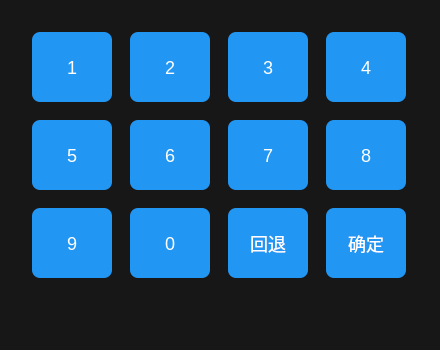
<?xml version="1.0" encoding="UTF-8"?>
<ui version="4.0">
 <class>Form_passwd</class>
 <widget class="QWidget" name="Form_passwd">
  <property name="geometry">
   <rect>
    <x>0</x>
    <y>0</y>
    <width>440</width>
    <height>350</height>
   </rect>
  </property>
  <property name="minimumSize">
   <size>
    <width>440</width>
    <height>350</height>
   </size>
  </property>
  <property name="maximumSize">
   <size>
    <width>440</width>
    <height>350</height>
   </size>
  </property>
  <property name="windowTitle">
   <string>Form</string>
  </property>
  <property name="styleSheet">
   <string notr="true">QPushButton {
    background-color: #2196F3;   /* 默认蓝色 */
    color: white;                /* 字体颜色 */
    border: none;
    border-radius: 8px;          /* 圆角可选 */
    font-size: 18px;             /* 字体大小可选 */
}
QPushButton:pressed {
    background-color: #1565C0;   /* 按下时深蓝色 */
}
#widget{
background-color: rgba(0, 0, 0, 230); 
}</string>
  </property>
  <widget class="QWidget" name="widget" native="true">
   <property name="geometry">
    <rect>
     <x>0</x>
     <y>0</y>
     <width>440</width>
     <height>350</height>
    </rect>
   </property>
   <property name="minimumSize">
    <size>
     <width>440</width>
     <height>350</height>
    </size>
   </property>
   <property name="maximumSize">
    <size>
     <width>440</width>
     <height>350</height>
    </size>
   </property>
   <widget class="QWidget" name="layoutWidget">
    <property name="geometry">
     <rect>
      <x>20</x>
      <y>10</y>
      <width>401</width>
      <height>271</height>
     </rect>
    </property>
    <layout class="QVBoxLayout" name="verticalLayout">
     <item>
      <layout class="QHBoxLayout" name="horizontalLayout">
       <item>
        <widget class="QPushButton" name="btn1">
         <property name="minimumSize">
          <size>
           <width>80</width>
           <height>70</height>
          </size>
         </property>
         <property name="maximumSize">
          <size>
           <width>60</width>
           <height>50</height>
          </size>
         </property>
         <property name="text">
          <string>1</string>
         </property>
        </widget>
       </item>
       <item>
        <widget class="QPushButton" name="btn2">
         <property name="minimumSize">
          <size>
           <width>80</width>
           <height>70</height>
          </size>
         </property>
         <property name="maximumSize">
          <size>
           <width>60</width>
           <height>50</height>
          </size>
         </property>
         <property name="text">
          <string>2</string>
         </property>
        </widget>
       </item>
       <item>
        <widget class="QPushButton" name="btn3">
         <property name="minimumSize">
          <size>
           <width>80</width>
           <height>70</height>
          </size>
         </property>
         <property name="maximumSize">
          <size>
           <width>60</width>
           <height>50</height>
          </size>
         </property>
         <property name="text">
          <string>3</string>
         </property>
        </widget>
       </item>
       <item>
        <widget class="QPushButton" name="btn4">
         <property name="minimumSize">
          <size>
           <width>80</width>
           <height>70</height>
          </size>
         </property>
         <property name="maximumSize">
          <size>
           <width>80</width>
           <height>50</height>
          </size>
         </property>
         <property name="text">
          <string>4</string>
         </property>
        </widget>
       </item>
      </layout>
     </item>
     <item>
      <layout class="QHBoxLayout" name="horizontalLayout_2">
       <item>
        <widget class="QPushButton" name="btn5">
         <property name="minimumSize">
          <size>
           <width>80</width>
           <height>70</height>
          </size>
         </property>
         <property name="maximumSize">
          <size>
           <width>60</width>
           <height>50</height>
          </size>
         </property>
         <property name="text">
          <string>5</string>
         </property>
        </widget>
       </item>
       <item>
        <widget class="QPushButton" name="btn6">
         <property name="minimumSize">
          <size>
           <width>80</width>
           <height>70</height>
          </size>
         </property>
         <property name="maximumSize">
          <size>
           <width>60</width>
           <height>50</height>
          </size>
         </property>
         <property name="text">
          <string>6</string>
         </property>
        </widget>
       </item>
       <item>
        <widget class="QPushButton" name="btn7">
         <property name="minimumSize">
          <size>
           <width>80</width>
           <height>70</height>
          </size>
         </property>
         <property name="maximumSize">
          <size>
           <width>60</width>
           <height>50</height>
          </size>
         </property>
         <property name="text">
          <string>7</string>
         </property>
        </widget>
       </item>
       <item>
        <widget class="QPushButton" name="btn8">
         <property name="minimumSize">
          <size>
           <width>80</width>
           <height>70</height>
          </size>
         </property>
         <property name="maximumSize">
          <size>
           <width>60</width>
           <height>50</height>
          </size>
         </property>
         <property name="text">
          <string>8</string>
         </property>
        </widget>
       </item>
      </layout>
     </item>
     <item>
      <layout class="QHBoxLayout" name="horizontalLayout_3">
       <item>
        <widget class="QPushButton" name="btn9">
         <property name="minimumSize">
          <size>
           <width>80</width>
           <height>70</height>
          </size>
         </property>
         <property name="maximumSize">
          <size>
           <width>60</width>
           <height>50</height>
          </size>
         </property>
         <property name="text">
          <string>9</string>
         </property>
        </widget>
       </item>
       <item>
        <widget class="QPushButton" name="btn0">
         <property name="minimumSize">
          <size>
           <width>80</width>
           <height>70</height>
          </size>
         </property>
         <property name="maximumSize">
          <size>
           <width>60</width>
           <height>50</height>
          </size>
         </property>
         <property name="text">
          <string>0</string>
         </property>
        </widget>
       </item>
       <item>
        <widget class="QPushButton" name="btnbck">
         <property name="minimumSize">
          <size>
           <width>80</width>
           <height>70</height>
          </size>
         </property>
         <property name="maximumSize">
          <size>
           <width>60</width>
           <height>50</height>
          </size>
         </property>
         <property name="text">
          <string>回退</string>
         </property>
        </widget>
       </item>
       <item>
        <widget class="QPushButton" name="btnok">
         <property name="minimumSize">
          <size>
           <width>80</width>
           <height>70</height>
          </size>
         </property>
         <property name="maximumSize">
          <size>
           <width>60</width>
           <height>50</height>
          </size>
         </property>
         <property name="text">
          <string>确定</string>
         </property>
        </widget>
       </item>
      </layout>
     </item>
    </layout>
   </widget>
  </widget>
 </widget>
 <resources/>
 <connections/>
</ui>
